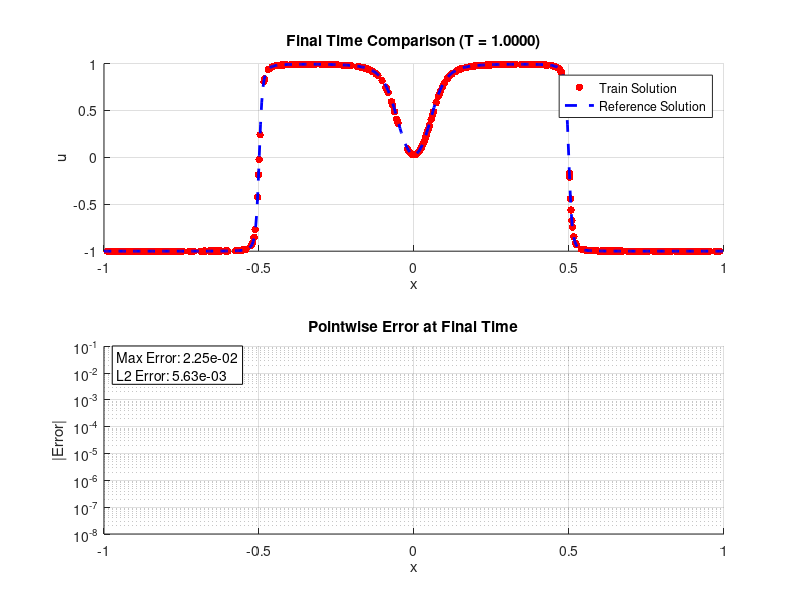
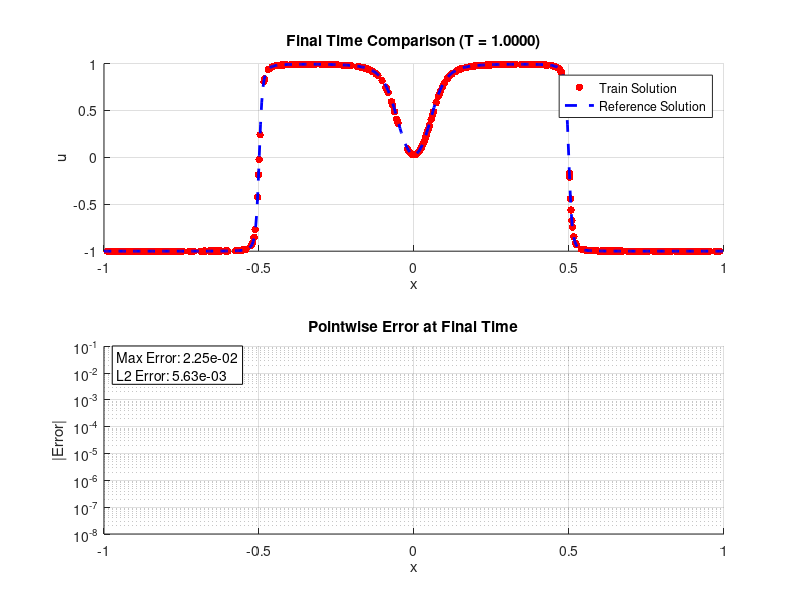
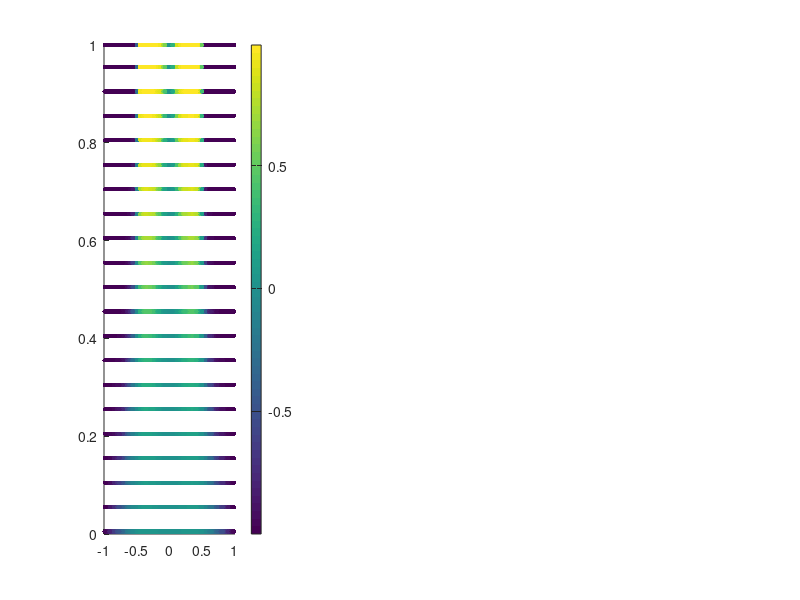

Reproduce these figures in MATLAB, in order. (Note: this script raises an error after producing the figures.)
%% Allen-Cahn Train vs Reference Comparison Plotting
% 这个脚本读取Python导出的train数据和参考解，生成对比图

function plot_comparison()
    % 检查是否存在Python导出的数据
    if ~exist('train_data.mat', 'file')
        fprintf('Error: train_data.mat not found. Please run Python solver first to export data.\n');
        return;
    end

    if ~exist('allen_cahn.mat', 'file')
        fprintf('Error: allen_cahn.mat not found. Please generate reference solution first.\n');
        return;
    end

    % 加载数据
    fprintf('Loading train data and reference solution...\n');
    train_data = load('train_data.mat');
    ref_data = load('allen_cahn.mat');

    % 提取数据
    t_train = train_data.time_history;
    x_train = train_data.x_coords;
    U_train = train_data.solution_history;

    t_ref = ref_data.t;
    x_ref = ref_data.x;
    U_ref = ref_data.usol;

    fprintf('Train data: %d time steps, %d spatial points\n', length(t_train), length(x_train));
    fprintf('Reference data: %d time steps, %d spatial points\n', length(t_ref), length(x_ref));

    % 1. 最终时刻对比
    plot_final_time_comparison(t_train, x_train, U_train, t_ref, x_ref, U_ref);

    % 2. 时空二维图对比
    plot_spacetime_comparison(t_train, x_train, U_train, t_ref, x_ref, U_ref);

    % 3. 误差统计分析
    compute_error_statistics(t_train, x_train, U_train, t_ref, x_ref, U_ref);

    fprintf('All plots generated successfully!\n');
end

function plot_final_time_comparison(t_train, x_train, U_train, t_ref, x_ref, U_ref)
    % 最终时刻对比
    fprintf('Generating final time comparison...\n');

    % 获取最终时刻数据
    T_final = t_train(end);
    U_final_train = U_train(:, end);

    % 插值参考解到最终时刻
    [~, idx_ref] = min(abs(t_ref - T_final));
    U_final_ref = U_ref(idx_ref, :);

    % 插值参考解到train网格
    U_ref_interp = interp1d(x_ref, U_final_ref, x_train, 'cubic');

    % 计算误差
    error = abs(U_final_train - U_ref_interp');

    % 绘图
    figure('Position', [100, 100, 800, 600]);

    % 上图：解对比
    subplot(2,1,1);
    scatter(x_train, U_final_train, 30, 'r', 'filled', 'DisplayName', 'Train Solution');
    hold on;
    plot(x_ref, U_final_ref, 'b--', 'LineWidth', 2, 'DisplayName', 'Reference Solution');
    xlabel('x');
    ylabel('u');
    title(sprintf('Final Time Comparison (T = %.4f)', T_final));
    legend('Location', 'best');
    grid on;

    % 下图：逐点误差
    subplot(2,1,2);
    scatter(x_train, error, 20, 'g', 'filled');
    xlabel('x');
    ylabel('|Error|');
    title('Pointwise Error at Final Time');
    set(gca, 'YScale', 'log');
    grid on;

    % 添加误差统计
    max_error = max(error);
    l2_error = sqrt(mean(error.^2));
    text(0.02, 0.98, sprintf('Max Error: %.2e\nL2 Error: %.2e', max_error, l2_error), ...
        'Units', 'normalized', 'VerticalAlignment', 'top', ...
        'BackgroundColor', 'white', 'EdgeColor', 'black');

    % 保存图片
    saveas(gcf, 'final_time_comparison_matlab.png');
    saveas(gcf, 'final_time_comparison_matlab.fig');

    fprintf('  Final time comparison saved (Max Error: %.2e, L2 Error: %.2e)\n', max_error, l2_error);
end

function plot_spacetime_comparison(t_train, x_train, U_train, t_ref, x_ref, U_ref)
    % 时空二维图对比
    fprintf('Generating spacetime comparison...\n');

    figure('Position', [200, 100, 1200, 400]);

    % 子图1: Train解 (散点图)
    subplot(1,3,1);
    [T_mesh, X_mesh] = meshgrid(t_train, x_train);
    scatter(X_mesh(:), T_mesh(:), 10, U_train(:), 'filled');
    colorbar;
    colormap(gca, 'RdBu');
    xlabel('x');
    ylabel('t');
    title('Train Solution (Scatter)');
    axis tight;

    % 子图2: 参考解 (连续图)
    subplot(1,3,2);
    pcolor(t_ref, x_ref, U_ref');
    shading interp;
    colorbar;
    colormap(gca, 'RdBu');
    xlabel('t');
    ylabel('x');
    title('Reference Solution (Continuous)');
    axis tight;

    % 子图3: 误差分布
    subplot(1,3,3);
    % 计算误差
    error_spacetime = compute_spacetime_error(t_train, x_train, U_train, t_ref, x_ref, U_ref);
    [T_err_mesh, X_err_mesh] = meshgrid(t_train, x_train);
    scatter(X_err_mesh(:), T_err_mesh(:), 10, error_spacetime(:), 'filled');
    colorbar;
    colormap(gca, 'Reds');
    xlabel('x');
    ylabel('t');
    title('Pointwise Error (Scatter)');
    axis tight;

    % 保存图片
    saveas(gcf, 'spacetime_comparison_matlab.png');
    saveas(gcf, 'spacetime_comparison_matlab.fig');

    fprintf('  Spacetime comparison saved\n');
end

function error_matrix = compute_spacetime_error(t_train, x_train, U_train, t_ref, x_ref, U_ref)
    % 计算时空误差矩阵
    nt = length(t_train);
    nx = length(x_train);
    error_matrix = zeros(nx, nt);

    for i = 1:nt
        t_current = t_train(i);

        % 找到最近的参考时间点
        [~, idx_ref] = min(abs(t_ref - t_current));
        U_ref_current = U_ref(idx_ref, :);

        % 插值到train空间网格
        U_ref_interp = interp1d(x_ref, U_ref_current, x_train, 'cubic');

        % 计算误差
        error_matrix(:, i) = abs(U_train(:, i) - U_ref_interp');
    end
end

function compute_error_statistics(t_train, x_train, U_train, t_ref, x_ref, U_ref)
    % 计算并绘制误差统计
    fprintf('Computing error statistics...\n');

    nt = length(t_train);
    l2_errors = zeros(nt, 1);
    linf_errors = zeros(nt, 1);

    for i = 1:nt
        t_current = t_train(i);

        % 找到最近的参考时间点
        [~, idx_ref] = min(abs(t_ref - t_current));
        U_ref_current = U_ref(idx_ref, :);

        % 插值到train空间网格
        U_ref_interp = interp1d(x_ref, U_ref_current, x_train, 'cubic');

        % 计算误差
        error = abs(U_train(:, i) - U_ref_interp');
        l2_errors(i) = sqrt(mean(error.^2));
        linf_errors(i) = max(error);
    end

    % 绘制误差演化
    figure('Position', [300, 100, 800, 600]);

    subplot(2,1,1);
    scatter(t_train, l2_errors, 30, 'b', 'filled');
    xlabel('Time');
    ylabel('L2 Error (log scale)');
    title('L2 Error Evolution (Train Data Points)');
    set(gca, 'YScale', 'log');
    grid on;

    subplot(2,1,2);
    scatter(t_train, linf_errors, 30, 'r', 'filled');
    xlabel('Time');
    ylabel('L∞ Error (log scale)');
    title('L∞ Error Evolution (Train Data Points)');
    set(gca, 'YScale', 'log');
    grid on;

    % 保存图片
    saveas(gcf, 'error_evolution_matlab.png');
    saveas(gcf, 'error_evolution_matlab.fig');

    % 计算统计量
    mean_l2 = mean(l2_errors);
    mean_linf = mean(linf_errors);
    max_l2 = max(l2_errors);
    max_linf = max(linf_errors);

    % 保存统计报告
    fid = fopen('error_statistics_matlab.txt', 'w');
    fprintf(fid, '============================================================\n');
    fprintf(fid, 'Allen-Cahn Train Data Error Statistics (MATLAB Generated)\n');
    fprintf(fid, '============================================================\n\n');
    fprintf(fid, 'Time range: [%.6f, %.6f]\n', t_train(1), t_train(end));
    fprintf(fid, 'Total time steps: %d\n', nt);
    fprintf(fid, 'Spatial points: %d\n\n', length(x_train));
    fprintf(fid, 'Time-averaged Errors:\n');
    fprintf(fid, '------------------------------\n');
    fprintf(fid, 'Mean L2 Error:   %.6e\n', mean_l2);
    fprintf(fid, 'Mean L∞ Error:   %.6e\n\n', mean_linf);
    fprintf(fid, 'Maximum Errors:\n');
    fprintf(fid, '------------------------------\n');
    fprintf(fid, 'Max L2 Error:    %.6e\n', max_l2);
    fprintf(fid, 'Max L∞ Error:    %.6e\n', max_linf);
    fclose(fid);

    fprintf('  Error statistics saved\n');
    fprintf('  Time-averaged L2 Error:  %.6e\n', mean_l2);
    fprintf('  Time-averaged L∞ Error:  %.6e\n', mean_linf);
    fprintf('  Maximum L2 Error:        %.6e\n', max_l2);
    fprintf('  Maximum L∞ Error:        %.6e\n', max_linf);
end

function y_interp = interp1d(x, y, x_new, method)
    % 简单的1D插值函数
    if nargin < 4
        method = 'linear';
    end

    switch method
        case 'linear'
            y_interp = interp1(x, y, x_new, 'linear', 'extrap');
        case 'cubic'
            y_interp = interp1(x, y, x_new, 'cubic', 'extrap');
        otherwise
            y_interp = interp1(x, y, x_new, 'linear', 'extrap');
    end
end

% 执行主函数
plot_comparison();